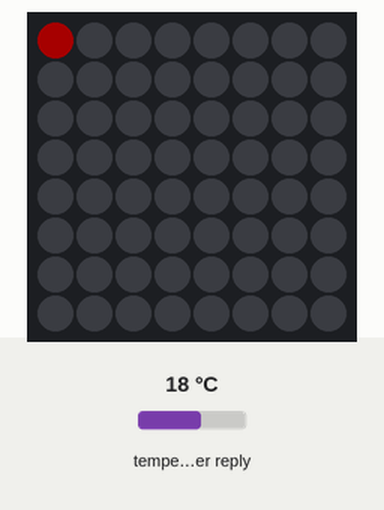
A sketch run on a simulated ESP32. Shown: 8×8 RGB LED matrix (first LED top left, wired row by row). The test bench sets the inputs (shaded band); at power-on: temperature in the weather reply 18 °C. Dim RGB values are drawn brighter than linear; WiFi joins after 1.5 s; servers stay silent unless stated; random numbers use the default seed unless the sketch sets one; web services answer with replies made up by the test bench; not simulated (calls return 0 or success): secrets.h; what the sketch prints to the serial monitor is not drawn.

Above: at 0.2 s.
At 5.17 s:
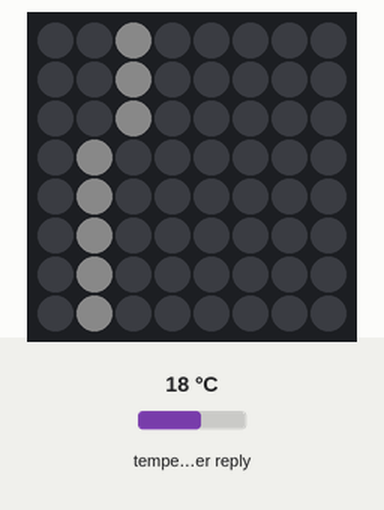
At 9.78 s:
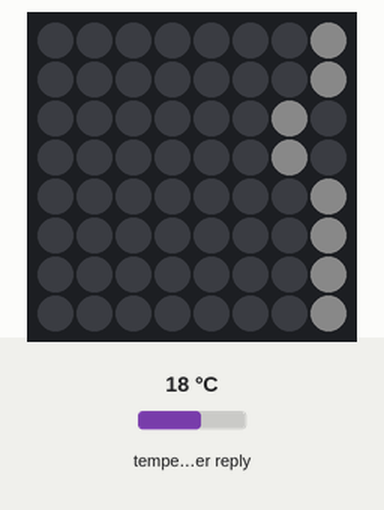
At 19.91 s:
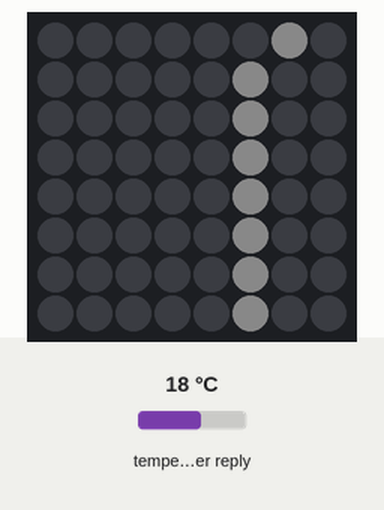
At 29.74 s:
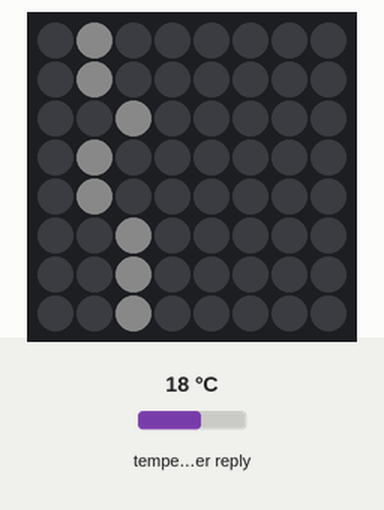
At 39.56 s:
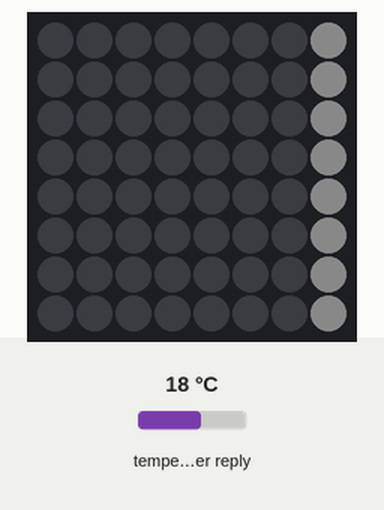

The sketch:

ripple-effect-v3.ino
```cpp
/*
Ripple-effect-v3
Updating backdrop colors based on waveHeight.
Vibe-coded with Gemini: https://gemini.google.com/share/bca992c6a043
*/

#include <secrets.h>
#include <WiFi.h>
#include <HTTPClient.h>
#include <Arduino_JSON.h>
#include <Adafruit_GFX.h>
#include <Adafruit_NeoMatrix.h>
#include <Adafruit_NeoPixel.h>
#ifndef PSTR
  #define PSTR // Make Arduino Due happy
#endif

#define PIN 13 // Which pin NeoPixel matrix is plugged into

// ---------- WiFi credentials ----------
const char* ssid = SECRET_SSID;
const char* password = SECRET_PASSWORD;


// ---------- Variables ----------
const int ROWS = 8; // Number of pixels in row
const int COLS = 8; // Number of pixels in column
const int BRIGHTNESS = 40; // Brightness of NeoPixel

// These globals store the data from the API
int currentDir = -1;     // ⭐ start as invalid
double currentPeriod = 0;
double currentHeight = 0;

unsigned long lastUpdate = 0;
const unsigned long updateInterval = 60 * 1000; // refresh every 1 min

// MATRIX DECLARATION:
Adafruit_NeoMatrix matrix = Adafruit_NeoMatrix(ROWS, COLS, PIN,
  NEO_MATRIX_TOP   + NEO_MATRIX_RIGHT +
  NEO_MATRIX_COLUMNS + NEO_MATRIX_ZIGZAG, // (0,0) is TOP-RIGHT
  NEO_GRB          + NEO_KHZ800);

// ---------- Location (Near Golden Gate Bridge) ----------
const double latitude  = 37.8199;
const double longitude = -122.4783;

// ---------- Location (Steamer Lane in Santa Cruz) ----------
/*const double latitude  = 36.951981;
const double longitude = -122.026527;*/

// ---------- Location (Peniche in Portugal) ----------
/*const double latitude  = 39.356486;
const double longitude = -122.026527;*/

// ---------- Location (Banzai Pipeline in Hawaii) ----------
/*const double latitude  = 21.664227;
const double longitude = -158.051616;*/

// ---------- Open-Meteo API ----------
String wave_api = "https://marine-api.open-meteo.com/v1/marine?latitude="
                  + String(latitude, 6)
                  + "&longitude="
                  + String(longitude, 6)
                  + "&current="
                  + "wave_direction,"
                  + "wave_period,"
                  + "wave_height";

// --- New Globals for Ripple Management ---

// This struct will hold the state of a single ripple (wave)
struct Ripple {
  int pos;       // x or y coordinate of the line
  uint16_t color;  // Color of this ripple
  bool active = false; // Is this ripple currently on-screen?
  int direction; // Stores the snapped visual direction (0, 90, 180, 270)
};

#define MAX_RIPPLES 5 // Max simultaneous ripples we can track
Ripple ripples[MAX_RIPPLES]; // The array to hold all our ripples

unsigned long lastRippleTime = 0; // When the last ripple was spawned
unsigned long currentPeriodInMillis = 3000; // Stores the period

// --- Helper Functions ---

/**
 * @brief Connects the ESP32 to WiFi
 */
void connectToWiFi() {
  Serial.println("Connecting to WiFi...");
  WiFi.begin(ssid, password);
  while (WiFi.status() != WL_CONNECTED) {
    delay(500);
    Serial.print(".");
  }
  Serial.println("\n✅ WiFi connected!");
}

/**
 * @brief Fetches the wave data from the OpenMeteo API
 */
void getWaveData() {
  Serial.print("Requesting: ");
  Serial.println(wave_api);

  if (WiFi.status() == WL_CONNECTED) {
    HTTPClient http;
    http.begin(wave_api);
    int httpResponseCode = http.GET();

    Serial.print("HTTP response code: ");
    Serial.println(httpResponseCode);

    if (httpResponseCode == 200) {
      String payload = http.getString();
      JSONVar jsonObject = JSON.parse(payload);

      if (JSON.typeof(jsonObject) == "undefined") {
        Serial.println("Parsing input failed!");
        currentDir = -1;    // ⭐ invalidate reading
        http.end();
        return;
      }

      // Read all values from the JSON
      currentDir = double(jsonObject["current"]["wave_direction"]);
      currentPeriod = double(jsonObject["current"]["wave_period"]);
      currentHeight = double(jsonObject["current"]["wave_height"]);

      Serial.print("API Direction: ");
      Serial.print(currentDir);
      Serial.println("°");
      Serial.print("Period: ");
      Serial.print(currentPeriod);
      Serial.println(" seconds");
      Serial.print("Height: ");
      Serial.println(currentHeight);
    } else {
      Serial.print("HTTP error: ");
      Serial.println(httpResponseCode);
      currentDir = -1;    // ⭐ invalidate reading
    }
    http.end();
  } else {
    Serial.println("WiFi disconnected. Reconnecting...");
    WiFi.reconnect();
    currentDir = -1;    // ⭐ invalidate reading
  }
}

/**
 * @brief Snaps a raw angle (0-360) from the API to the correct
 * visual case for our drawing logic.
 * API: 0=N, 90=E, 180=S, 270=W
 * Visual Cases: 90=N, 0=E, 270=S, 180=W
 */
int snapDirection(int dir) {
  // This logic maps API direction to the correct visual case.
  if (dir > 45 && dir <= 135) { // API is EAST (90)
    return 0; // Return visual EAST (case 0)
  } else if (dir > 135 && dir <= 225) { // API is SOUTH (180)
    return 270; // Return visual SOUTH (case 270)
  } else if (dir > 225 && dir <= 315) { // API is WEST (270)
    return 180; // Return visual WEST (case 180)
  } else { // API is NORTH (0 or 315-45)
    return 90; // Return visual NORTH (case 90)
  }
}


/**
 * @brief This is the function you requested.
 * It's called continuously from the main loop.
 * It manages spawning, updating, and drawing all ripples.
 */
void visualizeRipple(int dir, double period, double height) {
  int snappedDir = snapDirection(dir);

  period /= 5; // make period 5 times as fast

  // Update global settings for ripple logic
  currentPeriodInMillis = (unsigned long)(period * 1000.0);

  // Prevent divide-by-zero or spamming if period is 0
  if (currentPeriodInMillis == 0) {
    currentPeriodInMillis = 1000; // Default to 1 second
  }

  unsigned long currentTime = millis();

  // 1. Check if it's time to spawn a new ripple
  if (currentTime - lastRippleTime >= currentPeriodInMillis) {
    addNewRipple(snappedDir, height); // Use snappedDir
    lastRippleTime = currentTime; // Reset the timer
  }

  // 2. Update positions of all active ripples
  updateRipples(); // No longer needs direction

  // 3. Draw all ripples to the buffer
  // --- MODIFICATION START ---
  // Calculate background color based on height.
  // We'll map height from 0.0 (Purple) to 5.0 (Red)
  double constrainedHeight = constrain(height, 0.0, 5.0);
  double fraction = constrainedHeight / 5.0; // 0.0 (low) to 1.0 (high)

  // Lerp from a dim Purple (30, 0, 40) to a dim Red (51, 0, 0)
  // Full brightness vals: Purple (150, 0, 200) -> Red (255, 0, 0)
  // We use dim values (approx 20%) so the ripples stand out.
  int final_red = (int)(30 + (51 - 30) * fraction);
  int final_green = 0; // Always 0 for Red <-> Purple
  int final_blue = (int)(40 + (0 - 40) * fraction);

  uint16_t backdropColor = matrix.Color(final_red, final_green, final_blue);

  matrix.fillScreen(backdropColor); // Use the new dynamic color
  // --- MODIFICATION END ---

  drawRipples(); // Draw ripples on top

  // 4. Show the new frame
  matrix.show();
}

/**
 * @brief Finds an inactive ripple in the array and spawns it at the correct edge.
 * @param snappedDir The visual direction (0, 90, 180, 270)
 * @param height The wave height (used for color)
 */
void addNewRipple(int snappedDir, double height) {
  for (int i = 0; i < MAX_RIPPLES; i++) {
    if (!ripples[i].active) { // Found a free slot
      ripples[i].active = true;
      ripples[i].direction = snappedDir; // Store the direction

      // 1. Set start position based on direction
      // 'pos' is the line's coordinate.
      int w = matrix.width();
      int h = matrix.height();
      switch (snappedDir) {
        case 0:   // Visual East (starts from right, moves right)
          ripples[i].pos = (w - 1); // x = 7
          break;
        case 180: // Visual West (starts from left, moves left)
          ripples[i].pos = 0; // x = 0
          break;
        case 90:  // Visual North (starts from bottom, moves up)
          ripples[i].pos = (h - 1); // y = 7
          break;
        case 270: // Visual South (starts from top, moves down)
          ripples[i].pos = 0; // y = 0
          break;
      }

      // 2. Set color based on height
      // int blue = (int)(constrain(height, 0.0, 2.0) / 2.0 * 255);
      // ripples[i].color = matrix.Color(0, 0, blue);
      //
      // if (height > 0 && blue == 0) {
      //   blue = 10; // A very dim blue
      //   ripples[i].color = matrix.Color(0, 0, blue);
      // }

      // Set ripple color to a constant white (adjust brightness as needed)
      ripples[i].color = matrix.Color(150, 150, 150);

      return; // Exit after spawning one ripple
    }
  }
}

/**
 * @brief Updates the position of all active ripples.
 */
void updateRipples() {
  for (int i = 0; i < MAX_RIPPLES; i++) {
    if (ripples[i].active) {
      bool deactivating = false;
      int moveDir = ripples[i].direction;
      int w = matrix.width();
      int h = matrix.height();

      // 1. Move the ripple
      // (0,0) is top-right. X+ is LEFT. Y+ is DOWN.
      switch (moveDir) {
        case 0:   // Visual East (moving right)
          ripples[i].pos--; // x moves right
          // Deactivate when line is off-screen
          if (ripples[i].pos < 0) deactivating = true;
          break;
        case 180: // Visual West (moving left)
          ripples[i].pos++; // x moves left
          // Deactivate when line is off-screen
          if (ripples[i].pos > (w - 1)) deactivating = true;
          break;
        case 90:  // Visual North (moving up)
          ripples[i].pos--; // y moves up
          if (ripples[i].pos < 0) deactivating = true;
          break;
        case 270: // Visual South (moving down)
          ripples[i].pos++; // y moves down
          if (ripples[i].pos > (h - 1)) deactivating = true;
          break;
      }

      // 2. Deactivate if it's off-screen
      if (deactivating) {
        ripples[i].active = false;
      }
    }
  }
}

/**
 * @brief Draws all active ripples to the matrix buffer with slight variations.
 */
void drawRipples() {
  for (int i = 0; i < MAX_RIPPLES; i++) {
    if (ripples[i].active) {
      int drawDir = ripples[i].direction;
      uint16_t color = ripples[i].color;
      int mainPos = ripples[i].pos; // The main coordinate for the line
      int maxCoord = max(ROWS, COLS) - 1; // Max index (7 for 8x8 matrix)

      // <<< FIX: Loop through perpendicular axis and add wobble to main axis >>>
      switch (drawDir) {
        case 90:  // North (moving up, horizontal line)
        case 270: // South (moving down, horizontal line)
          // `mainPos` is the Y-coordinate. We vary the X-coordinate for each pixel.
          for (int x = 0; x <= maxCoord; x++) {
            int wobble = random(0, 2); // 0 or 1
            int variedY = constrain(mainPos + wobble, 0, maxCoord);
            matrix.drawPixel(x, variedY, color);
          }
          break;
        case 0:   // East (moving right, vertical line)
        case 180: // West (moving left, vertical line)
          // `mainPos` is the X-coordinate. We vary the Y-coordinate for each pixel.
          for (int y = 0; y <= maxCoord; y++) {
            int wobble = random(0, 2); // 0 or 1
            int variedX = constrain(mainPos + wobble, 0, maxCoord);
            matrix.drawPixel(variedX, y, color);
          }
          break;
      }
    }
  }
}

// ---------- Setup ----------
void setup() {
  Serial.begin(9600);
  while (!Serial);
  delay(100);
  Serial.println("Serial connection established.");

  matrix.begin();
  matrix.setBrightness(BRIGHTNESS);
  matrix.show(); // Initialize matrix to off
  Serial.println("Matrix initialized.");

  // === HARDWARE TEST ===
  Serial.println("Starting hardware test...");
  // (0,0) is TOP-RIGHT
  matrix.drawPixel(0, 0, matrix.Color(255, 0, 0));
  matrix.show(); // Show the pixel
  Serial.println("Hardware test: Red pixel at (0,0) [TOP-RIGHT] should be on for 2 sec.");
  delay(2000); // Wait 2 seconds
  matrix.fillScreen(0); // Clear screen
  matrix.show();
  Serial.println("Hardware test complete.");
  // ===================

  connectToWiFi();
  delay(100);
  getWaveData();    // initial fetch

  // Initialize all ripples to inactive
  for (int i = 0; i < MAX_RIPPLES; i++) {
    ripples[i].active = false;
  }

  lastRippleTime = millis(); // Set initial- spawn time
}

// ---------- Main Loop ----------
void loop() {
  if (millis() - lastUpdate > updateInterval) {
    getWaveData();
    lastUpdate = millis();
  }

  // ⭐ Only show light if wave direction is valid
  if (currentDir != -1) {
    visualizeRipple(currentDir, currentPeriod, currentHeight);
  } else {
    matrix.fillScreen(0); // Clear the screen
    matrix.show();
  }

  // Add delay for animation frame rate
  delay(100); // ~10 frames per second (was 1.1fps, fixed comment)
}
```
